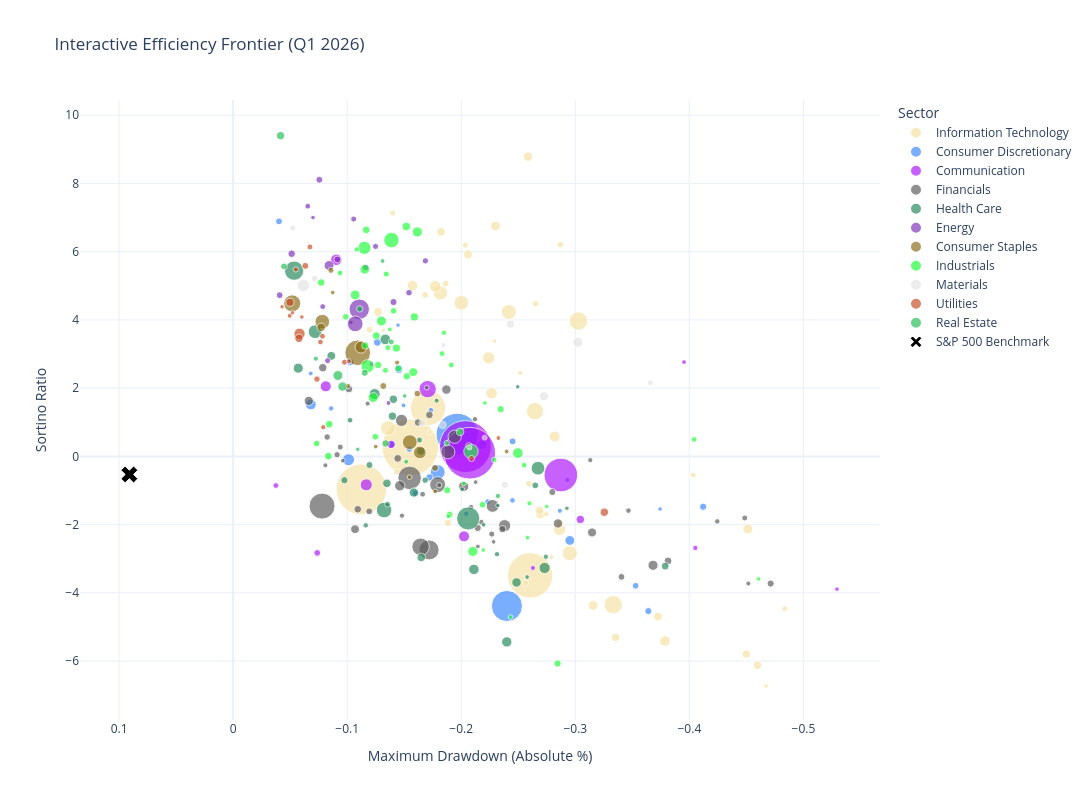

Notebook source saved alongside this figure:
### Code cell
# 1. Calculate S&P 500 Benchmark Metrics
risk_free_rate = 0.045 / 252
daily_ret_sp = sp500.pct_change().dropna()

# Benchmark Sharpe
excess_sp = daily_ret_sp - risk_free_rate
sp500_sharpe = np.sqrt(252) * (excess_sp.mean() / excess_sp.std())

# Benchmark Sortino
downside_sp = daily_ret_sp[daily_ret_sp < 0].std() * np.sqrt(252)
sp500_sortino = ((daily_ret_sp.mean() * 252) - 0.045) / downside_sp if downside_sp != 0 else np.nan

# Benchmark Max Drawdown
cum_ret_sp = (1 + daily_ret_sp).cumprod()
sp500_max_dd = ((cum_ret_sp - cum_ret_sp.cummax()) / cum_ret_sp.cummax()).min()

# 1. Create a dictionary to map Tickers to Full Company Names
# Assuming df_iwb is your original loaded IWB_holdings.csv
name_map = dict(zip(df_iwb['Ticker'], df_iwb['Name']))

risk_free_rate = 0.045 / 252 
metrics_list = []

for ticker in valid_tickers: 
    prices = df_stocks_filtered[ticker]
    daily_ret = prices.pct_change().dropna()
    
    # Sharpe
    excess = daily_ret - risk_free_rate
    sharpe = np.sqrt(252) * (excess.mean() / excess.std())
    
    # Sortino
    downside_std = (daily_ret[daily_ret < 0]).std() * np.sqrt(252)
    sortino = ((daily_ret.mean() * 252) - 0.045) / downside_std if downside_std != 0 else np.nan
    
    # Max Drawdown
    cum_ret = (1 + daily_ret).cumprod()
    max_dd = ((cum_ret - cum_ret.cummax()) / cum_ret.cummax()).min()
    
    # Extract Metadata
    market_cap = df_large_cap.loc[df_large_cap['Ticker'] == ticker, 'Market Cap'].values[0]
    sector = df_large_cap.loc[df_large_cap['Ticker'] == ticker, 'Sector'].values[0] 
    
    # Get the full company name (default to the ticker if not found)
    company_name = name_map.get(ticker, ticker)
    
    metrics_list.append({
        'Ticker': ticker,
        'Company Name': company_name, # Added Company Name
        'Sector': sector,
        'Sharpe': sharpe,
        'Sortino Ratio': sortino,
        'Max Drawdown': max_dd,
        'Market Cap': market_cap
    })

df_metrics = pd.DataFrame(metrics_list).dropna()

# Function to format Market Cap to 3 sig figs with suffixes
def format_market_cap(val):
    if val >= 1e12: return f"${val/1e12:.3g}T"
    if val >= 1e9:  return f"${val/1e9:.3g}B"
    if val >= 1e6:  return f"${val/1e6:.3g}M"
    return f"${val:.3g}"

# Apply formatting to the dataframe
df_metrics['Market Cap of Stock'] = df_metrics['Market Cap'].apply(format_market_cap)

colors = px.colors.qualitative.Alphabet
# 2. Map the consistent colors (Ensure master_palette exists)

master_palette = {s: colors[i % len(colors)] for i, s in enumerate(sorted(sector_daily.columns))}
color_discrete_map = {sec: master_palette[sec] for sec in df_metrics['Sector'].unique()}

# 3. Generate the Interactive Plotly Chart
fig = px.scatter(
    df_metrics,
    x="Max Drawdown",
    y="Sortino Ratio",
    size="Market Cap",
    color="Sector", 
    color_discrete_map=color_discrete_map, 
    opacity=0.65, # Makes overlapping bubbles look like "blended" colors
    hover_name="Company Name", # Set hover title to the full name
    hover_data={
        "Ticker": True, 
        "Market Cap of Stock": True,
        "Sharpe": ":.3f",          # Rounds ratios to 3 decimal places
        "Sortino Ratio": ":.3f", 
        "Max Drawdown": ":.3f",
        "Market Cap": False       # Hide raw number
         # Show formatted string
    },
    title="Interactive Efficiency Frontier (Q1 2026)",
    labels={"Max Drawdown": "Maximum Drawdown (Absolute %)", "Sortino Ratio": "Sortino Ratio"},
    size_max=40,
    template="plotly_white",
    height=800, 
    width=1090  
)

# Reverse the X-axis
fig.update_xaxes(autorange="reversed")

# Add the S&P 500 Baseline 
fig.add_scatter(
    x=[abs(sp500_max_dd)], 
    y=[sp500_sortino], 
    mode='markers', 
    marker=dict(size=15, color='black', symbol='x'), 
    name='S&P 500 Benchmark'
)

fig.update_traces(marker=dict(line=dict(width=1, color='white')))

fig.show()

### Figure 1 — Plotly figure (JSON) as saved in the notebook; plotly's stock layout.template omitted (floating-point values rounded to 4 significant figures; data arrays with more than 128 entries replaced by an {"elided": "..."} marker saying what was removed)
{"data": [{"customdata": {"elided": "53x4 mixed values"}, "hovertemplate": "<b>%{hovertext}</b><br><br>Sector=Information Technology<br>Maximum Drawdown (Absolute %)=%{x:.3f}<br>Sortino Ratio=%{y:.3f}<br>Ticker=%{customdata[0]}<br>Market Cap of Stock=%{customdata[1]}<br>Sharpe=%{customdata[2]:.3f}<extra></extra>", "hovertext": ["NVIDIA CORP", "APPLE INC", "MICROSOFT CORP", "BROADCOM INC", "MICRON TECHNOLOGY INC", "ADVANCED MICRO DEVICES INC", "LAM RESEARCH CORP", "CISCO SYSTEMS INC", "APPLIED MATERIAL INC", "PALANTIR TECHNOLOGIES INC CLASS A", "INTEL CORPORATION CORP", "ORACLE CORP", "KLA CORP", "INTERNATIONAL BUSINESS MACHINES CO", "TEXAS INSTRUMENT INC", "AMPHENOL CORP CLASS A", "ANALOG DEVICES INC", "SALESFORCE INC", "ARISTA NETWORKS INC", "QUALCOMM INC", "CORNING INC", "SANDISK CORP", "PALO ALTO NETWORKS INC", "WESTERN DIGITAL CORP", "ACCENTURE PLC CLASS A", "MARVELL TECHNOLOGY INC", "INTUIT INC", "APPLOVIN CORP CLASS A", "CROWDSTRIKE HOLDINGS INC CLASS A", "ADOBE INC", "SERVICENOW INC", "SYNOPSYS INC", "CADENCE DESIGN SYSTEMS INC", "MOTOROLA SOLUTIONS INC", "CIENA CORP", "MONOLITHIC POWER SYSTEMS INC", "LUMENTUM HOLDINGS INC", "DELL TECHNOLOGIES INC CLASS C", "TERADYNE INC", "CLOUDFLARE INC CLASS A", "KEYSIGHT TECHNOLOGIES INC", "COHERENT CORP", "FORTINET INC", "AUTODESK INC", "SNOWFLAKE INC", "STRATEGY INC CLASS A", "MICROCHIP TECHNOLOGY INC", "ROPER TECHNOLOGIES INC", "DATADOG INC CLASS A", "HEWLETT PACKARD ENTERPRISE", "JABIL INC", "ON SEMICONDUCTOR CORP", "WORKDAY INC CLASS A"], "legendgroup": "Information Technology", "marker": {"color": "#F7E1A0", "line": {"color": "white", "width": 1}, "opacity": 0.65, "size": [4820896841728, 3871433555968, 3123531218944, 1889255292928, 515633840128, 453678137344, 327773552640, 333867483136, 309428486144, 341435613184, 343939219456, 512914063360, 227945988096, 235540676608, 203124375552, 183135993856, 172726632448, 169803137024, 202757488640, 143620030464, 142665187328, 135714668544, 136247517184, 123661557760, 119394418688, 116626489344, 107722678272, 157517447168, 106061414400, 101157142528, 100876238848, 84507590656, 84749213696, 73870860288, 70048464896, 68903223296, 63633104896, 127958728704, 57288224768, 69473869824, 56593997824, 61494050816, 61276606464, 51549921280, 49625235456, 51647959040, 41597087744, 37247410176, 43690024960, 34402848768, 32745091072, 31494062080, 32840810496], "sizemode": "area", "sizeref": 3013000000.0, "symbol": "circle"}, "mode": "markers", "name": "Information Technology", "orientation": "v", "showlegend": true, "type": "scatter", "x": [-0.1554, -0.1124, -0.2604, -0.1708, -0.3028, -0.2647, -0.2001, -0.1357, -0.1819, -0.2951, -0.2417, -0.3332, -0.2241, -0.2863, -0.1772, -0.2819, -0.1573, -0.3786, -0.2266, -0.3156, -0.2301, -0.2585, -0.2694, -0.2059, -0.3725, -0.1823, -0.4597, -0.4513, -0.2687, -0.3353, -0.45, -0.2867, -0.1884, -0.1197, -0.1684, -0.1864, -0.287, -0.1271, -0.2035, -0.2594, -0.14, -0.2652, -0.1434, -0.2564, -0.4836, -0.4034, -0.2518, -0.279, -0.2745, -0.1725, -0.1314, -0.2292, -0.4672], "xaxis": "x", "y": [0.2659, -0.9673, -3.487, 1.421, 3.967, 1.326, 4.502, 0.8348, 4.791, -2.837, 4.233, -4.348, 2.888, -2.139, 4.987, 0.5837, 5.002, -5.411, 1.849, -4.366, 6.752, 8.788, -1.692, 5.92, -4.695, 6.582, -6.124, -2.128, -1.575, -5.308, -5.794, -1.973, -1.944, 3.713, 4.735, 5.065, 6.206, 4.237, 6.193, -0.7965, 7.134, 4.474, -0.4545, -3.715, -4.46, -0.5461, 2.449, -2.953, -1.693, 0.7087, 3.692, 3.379, -6.73], "yaxis": "y"}, {"customdata": [["AMZN", "$2.69T", 0.3878, 2685336551424], ["TSLA", "$1.46T", -2.502, 1459320782848], ["HD", "$336B", -0.2211, 335810723840], ["MCD", "$218B", -0.06639, 218195656704], ["TJX", "$175B", 0.8697, 174876344320], ["BKNG", "$146B", -1.685, 146140823552], ["LOW", "$136B", 0.2115, 135985856512], ["SBUX", "$112B", 1.71, 112061546496], ["MAR", "$96B", 1.59, 96035708928], ["ORLY", "$77.7B", 0.233, 77736132608], ["HLT", "$75.8B", 1.711, 75753365504], ["RCL", "$72.5B", 0.1939, 72528011264], ["ROST", "$71.8B", 3.037, 71795073024], ["GM", "$72.8B", -0.5687, 72809824256], ["AZO", "$57.8B", 0.1432, 57809936384], ["DASH", "$77.9B", -3.205, 77905682432], ["ABNB", "$82.6B", -0.4497, 82619023360], ["NKE", "$67.7B", -3.418, 67676536832], ["CVNA", "$79.9B", -1.017, 79947538432], ["F", "$49.9B", -0.7627, 49897861120], ["CMG", "$46.4B", -0.8278, 46385516544], ["YUM", "$44.1B", 1.16, 44096139264], ["EBAY", "$46.1B", 1.021, 46085918720], ["GRMN", "$50.9B", 2.559, 50884231168], ["DHI", "$41.7B", -0.0145, 41729122304], ["CCL", "$37.8B", -0.3403, 37828161536], ["TPR", "$30.8B", 1.621, 30838673408], ["EXPE", "$31.2B", -1.12, 31176546304], ["QSR", "$35.4B", 1.737, 35379351552], ["CPNG", "$39.3B", -1.149, 39287836672], ["LVS", "$38.1B", -1.761, 38104055808], ["VIK", "$35.8B", 0.7302, 35823972352]], "hovertemplate": "<b>%{hovertext}</b><br><br>Sector=Consumer Discretionary<br>Maximum Drawdown (Absolute %)=%{x:.3f}<br>Sortino Ratio=%{y:.3f}<br>Ticker=%{customdata[0]}<br>Market Cap of Stock=%{customdata[1]}<br>Sharpe=%{customdata[2]:.3f}<extra></extra>", "hovertext": ["AMAZON COM INC", "TESLA INC", "HOME DEPOT INC", "MCDONALDS CORP", "TJX INC", "BOOKING HOLDINGS INC", "LOWES COMPANIES INC", "STARBUCKS CORP", "MARRIOTT INTERNATIONAL INC CLASS A", "OREILLY AUTOMOTIVE INC", "HILTON WORLDWIDE HOLDINGS INC", "ROYAL CARIBBEAN GROUP LTD", "ROSS STORES INC", "GENERAL MOTORS", "AUTOZONE INC", "DOORDASH INC CLASS A", "AIRBNB INC CLASS A", "NIKE INC CLASS B", "CARVANA CLASS A", "FORD MOTOR CO", "CHIPOTLE MEXICAN GRILL INC", "YUM BRANDS INC", "EBAY INC", "GARMIN LTD", "D R HORTON INC", "CARNIVAL CORP", "TAPESTRY INC", "EXPEDIA GROUP INC", "RESTAURANTS BRANDS INTERNATIONAL I", "COUPANG INC CLASS A", "LAS VEGAS SANDS CORP", "VIKING HOLDINGS"], "legendgroup": "Consumer Discretionary", "marker": {"color": "#3283FE", "line": {"color": "white", "width": 1}, "opacity": 0.65, "size": [2685336551424, 1459320782848, 335810723840, 218195656704, 174876344320, 146140823552, 135985856512, 112061546496, 96035708928, 77736132608, 75753365504, 72528011264, 71795073024, 72809824256, 57809936384, 77905682432, 82619023360, 67676536832, 79947538432, 49897861120, 46385516544, 44096139264, 46085918720, 50884231168, 41729122304, 37828161536, 30838673408, 31176546304, 35379351552, 39287836672, 38104055808, 35823972352], "sizemode": "area", "sizeref": 3013000000.0, "symbol": "circle"}, "mode": "markers", "name": "Consumer Discretionary", "orientation": "v", "showlegend": true, "type": "scatter", "x": [-0.1964, -0.24, -0.1794, -0.1012, -0.06812, -0.2952, -0.2184, -0.1451, -0.1265, -0.1388, -0.1029, -0.245, -0.0402, -0.16, -0.1544, -0.364, -0.1721, -0.3529, -0.4121, -0.2231, -0.2449, -0.08599, -0.1734, -0.1109, -0.2101, -0.293, -0.1446, -0.3744, -0.06806, -0.2864, -0.2043, -0.1494], "xaxis": "x", "y": [0.6455, -4.385, -0.462, -0.09742, 1.522, -2.463, 0.3456, 2.558, 3.344, 0.3491, 2.761, 0.4401, 6.889, -1.079, 0.2113, -4.533, -0.6154, -3.793, -1.477, -1.326, -1.29, 1.405, 1.355, 4.303, -0.02983, -0.6897, 3.847, -1.542, 2.43, -1.595, -1.681, 1.495], "yaxis": "y"}, {"customdata": [["GOOGL", "$4.06T", 0.16, 4064833961984], ["GOOG", "$4.03T", 0.05158, 4025518653440], ["META", "$1.71T", -0.3051, 1712180166656], ["NFLX", "$457B", 0.9576, 457233268736], ["VZ", "$197B", 1.931, 197303255040], ["DIS", "$184B", -1.773, 184254906368], ["T", "$185B", 1.167, 184815222784], ["CMCSA", "$107B", 0.2438, 106948304896], ["TMUS", "$220B", -0.483, 220480012288], ["SPOT", "$109B", -1.155, 109416169472], ["WBD", "$68.7B", -1.386, 68660383744], ["EA", "$50.9B", -0.8725, 50894094336], ["TTWO", "$39.6B", -2.61, 39614582784], ["RBLX", "$42.8B", -1.71, 42834194432], ["LYV", "$37.7B", 1.321, 37706838016], ["ASTS", "$34.7B", 1.391, 34741575680], ["RDDT", "$31B", -2.61, 31033761792]], "hovertemplate": "<b>%{hovertext}</b><br><br>Sector=Communication<br>Maximum Drawdown (Absolute %)=%{x:.3f}<br>Sortino Ratio=%{y:.3f}<br>Ticker=%{customdata[0]}<br>Market Cap of Stock=%{customdata[1]}<br>Sharpe=%{customdata[2]:.3f}<extra></extra>", "hovertext": ["ALPHABET INC CLASS A", "ALPHABET INC CLASS C", "META PLATFORMS INC CLASS A", "NETFLIX INC", "VERIZON COMMUNICATIONS INC", "WALT DISNEY", "AT&T INC", "COMCAST CORP CLASS A", "T MOBILE US INC", "SPOTIFY TECHNOLOGY SA", "WARNER BROS. DISCOVERY INC SERIES", "ELECTRONIC ARTS INC", "TAKE TWO INTERACTIVE SOFTWARE INC", "ROBLOX CORP CLASS A", "LIVE NATION ENTERTAINMENT INC", "AST SPACEMOBILE INC CLASS A", "REDDIT INC CLASS A"], "legendgroup": "Communication", "marker": {"color": "#AA0DFE", "line": {"color": "white", "width": 1}, "opacity": 0.65, "size": [4064833961984, 4025518653440, 1712180166656, 457233268736, 197303255040, 184254906368, 184815222784, 106948304896, 220480012288, 109416169472, 68660383744, 50894094336, 39614582784, 42834194432, 37706838016, 34741575680, 31033761792], "sizemode": "area", "sizeref": 3013000000.0, "symbol": "circle"}, "mode": "markers", "name": "Communication", "orientation": "v", "showlegend": true, "type": "scatter", "x": [-0.2037, -0.2075, -0.2873, -0.1706, -0.09045, -0.2025, -0.08121, -0.1385, -0.1167, -0.3044, -0.07373, -0.03746, -0.2628, -0.4052, -0.1213, -0.3954, -0.5294], "xaxis": "x", "y": [0.2863, 0.09233, -0.5461, 1.971, 5.762, -2.343, 2.053, 0.352, -0.8336, -1.849, -2.829, -0.8542, -3.269, -2.682, 2.708, 2.764, -3.891], "yaxis": "y"}, {"customdata": {"elided": "55x4 mixed values"}, "hovertemplate": "<b>%{hovertext}</b><br><br>Sector=Financials<br>Maximum Drawdown (Absolute %)=%{x:.3f}<br>Sortino Ratio=%{y:.3f}<br>Ticker=%{customdata[0]}<br>Market Cap of Stock=%{customdata[1]}<br>Sharpe=%{customdata[2]:.3f}<extra></extra>", "hovertext": ["BRK-B", "JPMORGAN CHASE & CO", "VISA INC CLASS A", "MASTERCARD INC CLASS A", "BANK OF AMERICA CORP", "WELLS FARGO", "GOLDMAN SACHS GROUP INC", "CITIGROUP INC", "MORGAN STANLEY", "AMERICAN EXPRESS", "CHARLES SCHWAB CORP", "BLACKROCK INC", "S&P GLOBAL INC", "CAPITAL ONE FINANCIAL CORP", "CHUBB", "PROGRESSIVE CORP", "CME GROUP INC CLASS A", "INTERCONTINENTAL EXCHANGE INC", "BLACKSTONE INC", "BANK OF NEW YORK MELLON CORP", "US BANCORP", "PNC FINANCIAL SERVICES GROUP INC", "MARSH INC", "AON PLC CLASS A", "MOODYS CORP", "KKR AND CO INC", "TRAVELERS COMPANIES INC", "TRUIST FINANCIAL CORP", "ARTHUR J GALLAGHER", "ALLSTATE CORP", "ROBINHOOD MARKETS INC CLASS A", "AFLAC INC", "NU HOLDINGS CLASS A", "APOLLO GLOBAL MANAGEMENT INC", "FIFTH THIRD BANCORP", "PAYPAL HOLDINGS INC", "AMERIPRISE FINANCE INC", "AMERICAN INTERNATIONAL GROUP INC", "METLIFE INC", "MSCI INC", "STATE STREET CORP", "NASDAQ INC", "HARTFORD INSURANCE GROUP INC", "COINBASE GLOBAL INC CLASS A", "BLOCK INC CLASS A", "ARCH CAPITAL GROUP LTD", "PRUDENTIAL FINANCIAL INC", "M&T BANK CORP", "HUNTINGTON BANCSHARES INC", "INTERACTIVE BROKERS GROUP INC CLAS", "FISERV INC", "CBOE GLOBAL MARKETS INC", "ARES MANAGEMENT CORP CLASS A", "BROOKFIELD ASSET MANAGEMENT VOTING", "ROCKET COMPANIES INC CLASS A"], "legendgroup": "Financials", "marker": {"color": "#565656", "line": {"color": "white", "width": 1}, "opacity": 0.65, "size": [1024772472832, 835945234432, 607525273600, 462764638208, 382366875648, 249840074752, 267077632000, 226256912384, 297437986816, 223671386112, 162289729536, 159422283776, 130512855040, 124827893760, 128445464576, 119022387200, 107471011840, 92993052672, 156608430080, 92800524288, 86271401984, 88769839104, 88198832128, 72076394496, 79820496896, 94482710528, 63546736640, 63233146880, 57610969088, 55506927616, 78191788032, 59596992512, 74999046144, 70120849408, 44843507712, 45858299904, 42641866752, 41969696768, 50793955328, 41505488896, 39551533056, 50744369152, 38146367488, 53884329984, 41728356352, 34594091008, 34723438592, 32218075136, 33755070464, 134952607744, 33391507456, 32405164032, 38459453440, 79484919808, 44440293376], "sizemode": "area", "sizeref": 3013000000.0, "symbol": "circle"}, "mode": "markers", "name": "Financials", "orientation": "v", "showlegend": true, "type": "scatter", "x": [-0.07794, -0.1547, -0.1718, -0.1643, -0.1793, -0.2275, -0.1942, -0.1476, -0.1883, -0.238, -0.1461, -0.2021, -0.2848, -0.3147, -0.06631, -0.1069, -0.07859, -0.1443, -0.3682, -0.1015, -0.1621, -0.1721, -0.1093, -0.1193, -0.2361, -0.3813, -0.08243, -0.2067, -0.2267, -0.09392, -0.4713, -0.09114, -0.2799, -0.3405, -0.2121, -0.3466, -0.2087, -0.148, -0.1661, -0.1807, -0.1179, -0.2176, -0.08087, -0.4486, -0.3131, -0.0962, -0.2146, -0.1698, -0.2126, -0.187, -0.2283, -0.1032, -0.4517, -0.2144, -0.4245], "xaxis": "x", "y": [-1.457, -0.6296, -2.742, -2.649, -0.8288, -1.452, 0.5755, 1.056, 0.1331, -2.031, -0.8619, -0.8803, -1.966, -2.229, 1.626, -2.135, 2.6, -0.05889, -3.192, 1.976, 0.9932, 1.214, -1.55, -1.611, -2.134, -3.064, 0.5682, 0.3074, -2.276, 0.2732, -3.728, 0.04969, -1.046, -3.533, 1.089, -1.59, -1.484, -1.737, -1.109, -0.8445, 1.547, -1.93, -0.2619, -1.806, -0.1089, -0.126, -2.642, 2.016, -0.7539, 1.959, -2.504, 3.928, -3.726, -2.096, -1.905], "yaxis": "y"}, {"customdata": {"elided": "37x4 mixed values"}, "hovertemplate": "<b>%{hovertext}</b><br><br>Sector=Health Care<br>Maximum Drawdown (Absolute %)=%{x:.3f}<br>Sortino Ratio=%{y:.3f}<br>Ticker=%{customdata[0]}<br>Market Cap of Stock=%{customdata[1]}<br>Sharpe=%{customdata[2]:.3f}<extra></extra>", "hovertext": ["ELI LILLY", "JOHNSON & JOHNSON", "ABBVIE INC", "MERCK & CO INC", "UNITEDHEALTH GROUP INC", "THERMO FISHER SCIENTIFIC INC", "AMGEN INC", "ABBOTT LABORATORIES", "GILEAD SCIENCES INC", "INTUITIVE SURGICAL INC", "PFIZER INC", "DANAHER CORP", "STRYKER CORP", "BRISTOL MYERS SQUIBB", "MEDTRONIC PLC", "VERTEX PHARMACEUTICALS INC", "MCKESSON CORP", "CVS HEALTH CORP", "BOSTON SCIENTIFIC CORP", "HCA HEALTHCARE INC", "REGENERON PHARMACEUTICALS INC", "CIGNA", "ELEVANCE HEALTH INC", "CENCORA INC", "ZOETIS INC CLASS A", "CARDINAL HEALTH INC", "IDEXX LABORATORIES INC", "EDWARDS LIFESCIENCES CORP", "BECTON DICKINSON", "ALNYLAM PHARMACEUTICALS INC", "GE HEALTHCARE TECHNOLOGIES INC", "RESMED INC", "AGILENT TECHNOLOGIES INC", "WATERS CORP", "INSMED INC", "REVOLUTION MEDICINES INC", "MEDLINE INC CLASS A"], "legendgroup": "Health Care", "marker": {"color": "#1C8356", "line": {"color": "white", "width": 1}, "opacity": 0.65, "size": [809087991808, 565217722368, 369653645312, 285462364160, 287188615168, 191756632064, 188344860672, 165896585216, 171968774144, 162696134656, 154837057536, 137137987584, 129594212352, 120380719104, 109964746752, 110811815936, 107052875776, 98414395392, 94253219840, 108002820096, 78866972672, 73825566720, 69702950912, 62710857728, 50250084352, 50145845248, 45381718016, 45912240128, 56090529792, 42714279936, 33400436736, 32801544192, 33445787648, 31318718464, 30821525504, 31158140928, 38098735104], "sizemode": "area", "sizeref": 3013000000.0, "symbol": "circle"}, "mode": "markers", "name": "Health Care", "orientation": "v", "showlegend": true, "type": "scatter", "x": [-0.2061, -0.05347, -0.1324, -0.07185, -0.2673, -0.2731, -0.1241, -0.2111, -0.1334, -0.2399, -0.05709, -0.2485, -0.1584, -0.0861, -0.165, -0.1348, -0.1397, -0.1644, -0.3788, -0.1405, -0.09754, -0.1195, -0.2649, -0.1683, -0.1354, -0.1025, -0.2313, -0.1162, -0.1633, -0.2742, -0.2196, -0.2008, -0.2577, -0.2927, -0.2322, -0.2495, -0.1784], "xaxis": "x", "y": [-1.819, 5.443, -1.573, 3.655, -0.347, -3.271, 1.826, -3.312, 3.43, -5.438, 2.585, -3.695, -1.059, 2.946, -2.962, -0.7887, 1.179, 0.1528, -3.217, 1.674, -0.6991, -0.2521, -0.8494, -0.6979, -1.403, 1.061, -2.866, -2.022, 0.4791, -2.943, -2.006, -0.9595, -3.536, -1.52, -1.439, 2.04, 1.634], "yaxis": "y"}, {"customdata": [["XOM", "$632B", 2.996, 631713890304], ["CVX", "$375B", 3.059, 374775742464], ["COP", "$149B", 3.255, 148599783424], ["WMB", "$86.7B", 3.318, 86651641856], ["SLB", "$77.7B", 2.817, 77653622784], ["EOG", "$71.9B", 3.381, 71927414784], ["VLO", "$72.3B", 3.607, 72286601216], ["MPC", "$66.7B", 3.154, 66682015744], ["PSX", "$65.5B", 2.366, 65492488192], ["KMI", "$70.7B", 3.255, 70727000064], ["BKR", "$60.1B", 3.477, 60100497408], ["LNG", "$55.2B", 3.594, 55228702720], ["OKE", "$53.7B", 2.144, 53684908032], ["TRGP", "$51.5B", 4.128, 51547590656], ["OXY", "$56.4B", 3.368, 56397701120], ["FANG", "$52.5B", 2.682, 52506836992], ["EQT", "$36.5B", 1.079, 36451356672], ["HAL", "$32B", 2.999, 31952470016]], "hovertemplate": "<b>%{hovertext}</b><br><br>Sector=Energy<br>Maximum Drawdown (Absolute %)=%{x:.3f}<br>Sortino Ratio=%{y:.3f}<br>Ticker=%{customdata[0]}<br>Market Cap of Stock=%{customdata[1]}<br>Sharpe=%{customdata[2]:.3f}<extra></extra>", "hovertext": ["EXXON MOBIL CORP", "CHEVRON CORP", "CONOCOPHILLIPS", "WILLIAMS INC", "SLB NV", "EOG RESOURCES INC", "VALERO ENERGY CORP", "MARATHON PETROLEUM CORP", "PHILLIPS 66", "KINDER MORGAN INC", "BAKER HUGHES CLASS A", "CHENIERE ENERGY INC", "ONEOK INC", "TARGA RESOURCES CORP", "OCCIDENTAL PETROLEUM CORP", "DIAMONDBACK ENERGY INC", "EQT CORP", "HALLIBURTON"], "legendgroup": "Energy", "marker": {"color": "#782AB6", "line": {"color": "white", "width": 1}, "opacity": 0.65, "size": [631713890304, 374775742464, 148599783424, 86651641856, 77653622784, 71927414784, 72286601216, 66682015744, 65492488192, 70727000064, 60100497408, 55228702720, 53684908032, 51547590656, 56397701120, 52506836992, 36451356672, 31952470016], "sizemode": "area", "sizeref": 3013000000.0, "symbol": "circle"}, "mode": "markers", "name": "Energy", "orientation": "v", "showlegend": true, "type": "scatter", "x": [-0.1106, -0.107, -0.08408, -0.05132, -0.1406, -0.0914, -0.07557, -0.1163, -0.1542, -0.0408, -0.1686, -0.1057, -0.0828, -0.06543, -0.1248, -0.07854, -0.1362, -0.07001], "xaxis": "x", "y": [4.314, 3.885, 5.595, 5.939, 4.523, 5.771, 8.107, 5.539, 4.798, 4.725, 5.73, 6.957, 2.805, 7.334, 6.154, 4.39, 1.565, 7.0], "yaxis": "y"}, {"customdata": [["WMT", "$995B", 1.787, 995115270144], ["COST", "$438B", 2.551, 438192340992], ["PG", "$334B", 0.2409, 334409924608], ["KO", "$324B", 2.164, 323586228224], ["PM", "$244B", 0.1015, 243504775168], ["PEP", "$216B", 1.542, 216496111616], ["MO", "$109B", 2.587, 108573065216], ["MDLZ", "$73.2B", 1.381, 73246867456], ["CL", "$67.1B", 0.9841, 67088486400], ["TGT", "$56.1B", 2.814, 56113336320], ["MNST", "$73.7B", -0.2598, 73722478592], ["KR", "$42.9B", 1.067, 42888183808], ["SYY", "$35.5B", 0.1359, 35464814592], ["KDP", "$35.4B", -0.6222, 35379666944], ["ADM", "$33.1B", 2.606, 33096556544], ["KVUE", "$33.5B", 0.1932, 33521735680], ["KMB", "$32.5B", -0.4363, 32518766592], ["HSY", "$38.8B", 1.377, 38786940928]], "hovertemplate": "<b>%{hovertext}</b><br><br>Sector=Consumer Staples<br>Maximum Drawdown (Absolute %)=%{x:.3f}<br>Sortino Ratio=%{y:.3f}<br>Ticker=%{customdata[0]}<br>Market Cap of Stock=%{customdata[1]}<br>Sharpe=%{customdata[2]:.3f}<extra></extra>", "hovertext": ["WALMART INC", "COSTCO WHOLESALE CORP", "PROCTER & GAMBLE", "COCA-COLA", "PHILIP MORRIS INTERNATIONAL INC", "PEPSICO INC", "ALTRIA GROUP INC", "MONDELEZ INTERNATIONAL INC CLASS A", "COLGATE-PALMOLIVE", "TARGET CORP", "MONSTER BEVERAGE CORP", "KROGER", "SYSCO CORP", "KEURIG DR PEPPER INC", "ARCHER DANIELS MIDLAND", "KENVUE INC", "KIMBERLY CLARK CORP", "HERSHEY FOODS"], "legendgroup": "Consumer Staples", "marker": {"color": "#85660D", "line": {"color": "white", "width": 1}, "opacity": 0.65, "size": [995115270144, 438192340992, 334409924608, 323586228224, 243504775168, 216496111616, 108573065216, 73246867456, 67088486400, 56113336320, 73722478592, 42888183808, 35464814592, 35379666944, 33096556544, 33521735680, 32518766592, 38786940928], "sizemode": "area", "sizeref": 3013000000.0, "symbol": "circle"}, "mode": "markers", "name": "Consumer Staples", "orientation": "v", "showlegend": true, "type": "scatter", "x": [-0.1092, -0.05179, -0.1549, -0.07818, -0.1637, -0.1121, -0.07719, -0.1317, -0.1615, -0.08573, -0.177, -0.1007, -0.2398, -0.1771, -0.08731, -0.125, -0.1547, -0.1438], "xaxis": "x", "y": [3.037, 4.485, 0.4182, 3.949, 0.1167, 3.201, 3.78, 2.062, 1.843, 5.454, -0.3382, 2.063, 0.1415, -1.028, 4.801, 0.2869, -0.6095, 2.749], "yaxis": "y"}, {"customdata": {"elided": "56x4 mixed values"}, "hovertemplate": "<b>%{hovertext}</b><br><br>Sector=Industrials<br>Maximum Drawdown (Absolute %)=%{x:.3f}<br>Sortino Ratio=%{y:.3f}<br>Ticker=%{customdata[0]}<br>Market Cap of Stock=%{customdata[1]}<br>Sharpe=%{customdata[2]:.3f}<extra></extra>", "hovertext": ["CATERPILLAR INC", "GE AEROSPACE", "RTX CORP", "GE VERNOVA INC", "BOEING", "EATON PLC", "UNION PACIFIC CORP", "HONEYWELL INTERNATIONAL INC", "DEERE", "UBER TECHNOLOGIES INC", "LOCKHEED MARTIN CORP", "PARKER-HANNIFIN CORP", "VERTIV HOLDINGS CLASS A", "TRANE TECHNOLOGIES PLC", "HOWMET AEROSPACE INC", "NORTHROP GRUMMAN CORP", "QUANTA SERVICES INC", "JOHNSON CONTROLS INTERNATIONAL PLC", "GENERAL DYNAMICS CORP", "WASTE MANAGEMENT INC", "CUMMINS INC", "3M", "EMERSON ELECTRIC", "ILLINOIS TOOL INC", "FEDEX CORP", "CSX CORP", "AUTOMATIC DATA PROCESSING INC", "UNITED PARCEL SERVICE INC CLASS B", "TRANSDIGM GROUP INC", "NORFOLK SOUTHERN CORP", "L3HARRIS TECHNOLOGIES INC", "PACCAR INC", "CINTAS CORP", "COMFORT SYSTEMS USA INC", "AMETEK INC", "FASTENAL", "WW GRAINGER INC", "CARRIER GLOBAL CORP", "UNITED RENTALS INC", "FERGUSON ENTERPRISES INC", "ROCKWELL AUTOMATION INC", "WESTINGHOUSE AIR BRAKE TECHNOLOGIE", "DELTA AIR LINES INC", "REPUBLIC SERVICES INC", "OLD DOMINION FREIGHT LINE INC", "EMCOR GROUP INC", "INGERSOLL RAND INC", "ROCKET LAB CORP", "OTIS WORLDWIDE CORP", "XYLEM INC", "UNITED AIRLINES HOLDINGS INC", "COPART INC", "PAYCHEX INC", "AXON ENTERPRISE INC", "HEI-A", "HEICO CORP"], "legendgroup": "Industrials", "marker": {"color": "#16FF32", "line": {"color": "white", "width": 1}, "opacity": 0.65, "size": [361589080064, 314640433152, 263609073664, 263686078464, 172005572608, 152536334336, 149054816256, 145347362816, 157793976320, 157404708864, 140003426304, 120789221376, 112533684224, 102059810816, 99272761344, 95555649536, 88146313216, 84189708288, 90711695360, 90379485184, 84183564288, 79294685184, 78930337792, 76548800512, 90880540672, 79458902016, 81047478272, 89266634752, 69362524160, 67962236928, 66012000256, 65405493248, 71023460352, 56504397824, 52740026368, 51353255936, 53698269184, 49908240384, 48980430848, 51610808320, 45289209856, 43567140864, 45917319168, 64775757824, 44657152000, 35465756672, 33058885632, 47937212416, 31446171648, 30443735040, 30851430400, 32205948928, 33009338368, 31602716672, 34442936320, 39715307520], "sizemode": "area", "sizeref": 3013000000.0, "symbol": "circle"}, "mode": "markers", "name": "Industrials", "orientation": "v", "showlegend": true, "type": "scatter", "x": [-0.1388, -0.2085, -0.1179, -0.1151, -0.2496, -0.13, -0.1228, -0.107, -0.1615, -0.2102, -0.1155, -0.1579, -0.1519, -0.1431, -0.1589, -0.1256, -0.07721, -0.1271, -0.08349, -0.08424, -0.1523, -0.1877, -0.2345, -0.1449, -0.1167, -0.1158, -0.2845, -0.199, -0.2187, -0.1247, -0.09873, -0.1407, -0.1898, -0.1343, -0.1357, -0.09362, -0.1335, -0.1913, -0.2552, -0.1832, -0.1873, -0.1085, -0.229, -0.07319, -0.1848, -0.1374, -0.2208, -0.4042, -0.1887, -0.2023, -0.275, -0.2193, -0.2432, -0.4607, -0.258, -0.2598], "xaxis": "x", "y": [6.339, 0.1449, 2.642, 6.113, 0.09872, 3.969, 1.725, 4.732, 6.578, -2.786, 5.483, 2.469, 6.738, 3.174, 4.088, 3.538, 5.097, 2.677, 0.007213, 0.9437, 2.346, -0.9916, 1.383, 2.577, 6.64, 3.249, -6.071, 0.7206, -1.416, 0.5756, 4.089, 4.265, -1.705, 5.344, 3.187, 5.375, 2.522, 2.678, -0.2592, 3.013, 0.3852, 6.066, -0.09982, 0.3775, 3.624, 3.721, 1.564, 0.4975, -1.757, -0.7934, -1.467, -2.745, -4.709, -3.592, -2.383, -1.375], "yaxis": "y"}, {"customdata": [["LIN", "$231B", 3.218, 231335624704], ["NEM", "$123B", 1.537, 123375812608], ["FCX", "$98.1B", 2.261, 98132131840], ["CRH", "$76.4B", -0.4677, 76415426560], ["SHW", "$82.6B", 0.4855, 82593243136], ["ECL", "$76B", 0.6113, 76036956160], ["APD", "$66.2B", 2.951, 66182266880], ["CTVA", "$54.6B", 3.538, 54582054912], ["AU", "$52.6B", 1.7, 52637691904], ["NUE", "$43.7B", 1.668, 43698561024], ["VMC", "$37.3B", 0.4424, 37317263360], ["MLM", "$36.7B", 0.1976, 36668518400], ["SCCO", "$156B", 2.021, 155506819072]], "hovertemplate": "<b>%{hovertext}</b><br><br>Sector=Materials<br>Maximum Drawdown (Absolute %)=%{x:.3f}<br>Sortino Ratio=%{y:.3f}<br>Ticker=%{customdata[0]}<br>Market Cap of Stock=%{customdata[1]}<br>Sharpe=%{customdata[2]:.3f}<extra></extra>", "hovertext": ["LINDE PLC", "NEWMONT", "FREEPORT MCMORAN INC", "CRH PUBLIC LIMITED PLC", "SHERWIN WILLIAMS", "ECOLAB INC", "AIR PRODUCTS AND CHEMICALS INC", "CORTEVA INC", "ANGLOGOLD ASHANTI PLC", "NUCOR CORP", "VULCAN MATERIALS", "MARTIN MARIETTA MATERIALS INC", "SOUTHERN COPPER CORP"], "legendgroup": "Materials", "marker": {"color": "#E2E2E2", "line": {"color": "white", "width": 1}, "opacity": 0.65, "size": [231335624704, 123375812608, 98132131840, 76415426560, 82593243136, 76036956160, 66182266880, 54582054912, 52637691904, 43698561024, 37317263360, 36668518400, 155506819072], "sizemode": "area", "sizeref": 3013000000.0, "symbol": "circle"}, "mode": "markers", "name": "Materials", "orientation": "v", "showlegend": true, "type": "scatter", "x": [-0.06165, -0.2725, -0.2431, -0.2382, -0.1836, -0.166, -0.0715, -0.05229, -0.3659, -0.1843, -0.2205, -0.2072, -0.3022], "xaxis": "x", "y": [5.009, 1.763, 3.876, -0.8312, 0.9255, 0.9744, 5.213, 6.691, 2.159, 3.262, 0.5495, 0.2563, 3.345], "yaxis": "y"}, {"customdata": [["NEE", "$191B", 2.985, 191493373952], ["SO", "$107B", 2.246, 106981154816], ["DUK", "$100B", 2.966, 100102021120], ["CEG", "$108B", -1.243, 108376825856], ["AEP", "$73.1B", 3.48, 73141895168], ["SRE", "$62.6B", 2.006, 62582726656], ["D", "$54.9B", 1.956, 54917718016], ["VST", "$56B", -0.0493, 56040062976], ["ETR", "$52.9B", 3.727, 52880318464], ["EXC", "$48.7B", 1.883, 48692903936], ["XEL", "$50.6B", 2.284, 50588344320], ["PEG", "$41B", 0.6848, 40950591488], ["ED", "$40.7B", 2.948, 40717914112], ["PCG", "$38.3B", 1.99, 38252568576], ["WEC", "$37.9B", 2.687, 37921206272], ["NRG", "$35.8B", 0.4034, 35785388032], ["DTE", "$30.6B", 3.276, 30573891584], ["AEE", "$31.1B", 2.873, 31062622208], ["ATO", "$31.1B", 3.177, 31099211776]], "hovertemplate": "<b>%{hovertext}</b><br><br>Sector=Utilities<br>Maximum Drawdown (Absolute %)=%{x:.3f}<br>Sortino Ratio=%{y:.3f}<br>Ticker=%{customdata[0]}<br>Market Cap of Stock=%{customdata[1]}<br>Sharpe=%{customdata[2]:.3f}<extra></extra>", "hovertext": ["NEXTERA ENERGY INC", "SOUTHERN", "DUKE ENERGY CORP", "CONSTELLATION ENERGY CORP", "AMERICAN ELECTRIC POWER INC", "SEMPRA", "DOMINION ENERGY INC", "VISTRA CORP", "ENTERGY CORP", "EXELON CORP", "XCEL ENERGY INC", "PUBLIC SERVICE ENTERPRISE GROUP IN", "CONSOLIDATED EDISON INC", "PG&E CORP", "WEC ENERGY GROUP INC", "NRG ENERGY INC", "DTE ENERGY", "AMEREN CORP", "ATMOS ENERGY CORP"], "legendgroup": "Utilities", "marker": {"color": "#C4451C", "line": {"color": "white", "width": 1}, "opacity": 0.65, "size": [191493373952, 106981154816, 100102021120, 108376825856, 73141895168, 62582726656, 54917718016, 56040062976, 52880318464, 48692903936, 50588344320, 40950591488, 40717914112, 38252568576, 37921206272, 35785388032, 30573891584, 31062622208, 31099211776], "sizemode": "area", "sizeref": 3013000000.0, "symbol": "circle"}, "mode": "markers", "name": "Utilities", "orientation": "v", "showlegend": true, "type": "scatter", "x": [-0.05821, -0.05771, -0.04983, -0.3254, -0.06329, -0.07347, -0.09769, -0.209, -0.06731, -0.07656, -0.07833, -0.07903, -0.055, -0.1015, -0.04962, -0.2326, -0.05203, -0.06025, -0.0429], "xaxis": "x", "y": [3.595, 3.459, 4.516, -1.636, 5.584, 2.266, 2.762, -0.06139, 6.14, 3.353, 3.521, 0.8544, 5.479, 2.788, 4.122, 0.5381, 4.211, 4.086, 4.385], "yaxis": "y"}, {"customdata": [["WELL", "$151B", 1.906, 151128834048], ["PLD", "$133B", 1.268, 132535230464], ["EQIX", "$106B", 3.892, 105615892480], ["AMT", "$83.3B", 0.256, 83293700096], ["DLR", "$69.6B", 3.306, 69628575744], ["SPG", "$76.6B", 1.484, 76642467840], ["O", "$60.3B", 2.909, 60273606656], ["PSA", "$53B", 1.92, 52968124416], ["CBRE", "$43.6B", -1.049, 43624435712], ["VTR", "$40.7B", 1.929, 40656855040], ["CCI", "$37.9B", -0.1249, 37907234816], ["IRM", "$35B", 3.173, 35022180352], ["VICI", "$30.4B", 0.1646, 30359287808], ["EXR", "$31.3B", 1.028, 31250075648]], "hovertemplate": "<b>%{hovertext}</b><br><br>Sector=Real Estate<br>Maximum Drawdown (Absolute %)=%{x:.3f}<br>Sortino Ratio=%{y:.3f}<br>Ticker=%{customdata[0]}<br>Market Cap of Stock=%{customdata[1]}<br>Sharpe=%{customdata[2]:.3f}<extra></extra>", "hovertext": ["WELLTOWER INC", "PROLOGIS REIT INC", "EQUINIX REIT INC", "AMERICAN TOWER REIT CORP", "DIGITAL REALTY TRUST REIT INC", "SIMON PROPERTY GROUP REIT INC", "REALTY INCOME REIT CORP", "PUBLIC STORAGE REIT", "CBRE GROUP INC CLASS A", "VENTAS REIT INC", "CROWN CASTLE INC", "IRON MOUNTAIN INC", "VICI PPTYS INC", "EXTRA SPACE STORAGE REIT INC"], "legendgroup": "Real Estate", "marker": {"color": "#1CBE4F", "line": {"color": "white", "width": 1}, "opacity": 0.65, "size": [151128834048, 132535230464, 105615892480, 83293700096, 69628575744, 76642467840, 60273606656, 52968124416, 43624435712, 40656855040, 37907234816, 35022180352, 30359287808, 31250075648], "sizemode": "area", "sizeref": 3013000000.0, "symbol": "circle"}, "mode": "markers", "name": "Real Estate", "orientation": "v", "showlegend": true, "type": "scatter", "x": [-0.09183, -0.09585, -0.04159, -0.1337, -0.04457, -0.1154, -0.111, -0.1386, -0.2322, -0.0725, -0.1517, -0.1311, -0.1093, -0.1505], "xaxis": "x", "y": [2.37, 2.046, 9.4, 0.3791, 5.57, 2.45, 4.323, 3.356, -1.161, 2.866, -0.1549, 5.726, 0.2067, 1.772], "yaxis": "y"}, {"marker": {"color": "black", "line": {"color": "white", "width": 1}, "size": 15, "symbol": "x"}, "mode": "markers", "name": "S&P 500 Benchmark", "type": "scatter", "x": [0.09098], "y": [-0.53]}], "layout": {"height": 800, "legend": {"itemsizing": "constant", "title": {"text": "Sector"}, "tracegroupgap": 0}, "title": {"text": "Interactive Efficiency Frontier (Q1 2026)"}, "width": 1090, "xaxis": {"anchor": "y", "autorange": "reversed", "domain": [0, 1], "title": {"text": "Maximum Drawdown (Absolute %)"}}, "yaxis": {"anchor": "x", "domain": [0, 1], "title": {"text": "Sortino Ratio"}}}}
